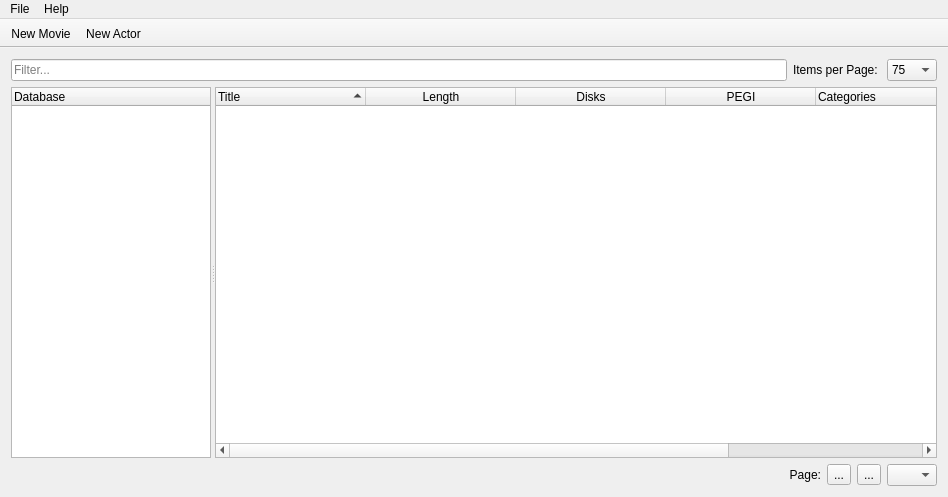
<?xml version="1.0" encoding="UTF-8"?>
<ui version="4.0">
 <class>MainWindow</class>
 <widget class="QMainWindow" name="MainWindow">
  <property name="geometry">
   <rect>
    <x>0</x>
    <y>0</y>
    <width>948</width>
    <height>497</height>
   </rect>
  </property>
  <property name="windowTitle">
   <string>PyDVDOrganizer</string>
  </property>
  <property name="windowIcon">
   <iconset resource="res/resources.qrc">
    <normaloff>:/icons/logo.png</normaloff>:/icons/logo.png</iconset>
  </property>
  <property name="locale">
   <locale language="English" country="UnitedStates"/>
  </property>
  <widget class="QWidget" name="mainWidget">
   <layout class="QVBoxLayout" name="verticalLayout" stretch="0,1,0">
    <item>
     <layout class="QHBoxLayout" name="lytFilterPerPage">
      <property name="sizeConstraint">
       <enum>QLayout::SetMinimumSize</enum>
      </property>
      <item>
       <widget class="QLineEdit" name="ledFilter">
        <property name="acceptDrops">
         <bool>false</bool>
        </property>
        <property name="toolTip">
         <string>Enter anything to filter the results...</string>
        </property>
        <property name="frame">
         <bool>true</bool>
        </property>
        <property name="placeholderText">
         <string>Filter...</string>
        </property>
       </widget>
      </item>
      <item>
       <widget class="QLabel" name="lblPerPage">
        <property name="sizePolicy">
         <sizepolicy hsizetype="Minimum" vsizetype="Minimum">
          <horstretch>0</horstretch>
          <verstretch>0</verstretch>
         </sizepolicy>
        </property>
        <property name="text">
         <string>Items per Page: </string>
        </property>
        <property name="alignment">
         <set>Qt::AlignRight|Qt::AlignTrailing|Qt::AlignVCenter</set>
        </property>
       </widget>
      </item>
      <item>
       <widget class="QComboBox" name="cbxPerPage">
        <property name="maximumSize">
         <size>
          <width>50</width>
          <height>16777215</height>
         </size>
        </property>
        <property name="currentIndex">
         <number>3</number>
        </property>
        <item>
         <property name="text">
          <string>All</string>
         </property>
        </item>
        <item>
         <property name="text">
          <string notr="true">25</string>
         </property>
        </item>
        <item>
         <property name="text">
          <string notr="true">50</string>
         </property>
        </item>
        <item>
         <property name="text">
          <string notr="true">75</string>
         </property>
        </item>
        <item>
         <property name="text">
          <string notr="true">100</string>
         </property>
        </item>
        <item>
         <property name="text">
          <string notr="true">150</string>
         </property>
        </item>
        <item>
         <property name="text">
          <string notr="true">200</string>
         </property>
        </item>
        <item>
         <property name="text">
          <string notr="true">300</string>
         </property>
        </item>
        <item>
         <property name="text">
          <string notr="true">500</string>
         </property>
        </item>
       </widget>
      </item>
     </layout>
    </item>
    <item>
     <widget class="QSplitter" name="splitter">
      <property name="orientation">
       <enum>Qt::Horizontal</enum>
      </property>
      <widget class="QTreeWidget" name="trwDatabase">
       <property name="maximumSize">
        <size>
         <width>200</width>
         <height>16777215</height>
        </size>
       </property>
       <property name="horizontalScrollBarPolicy">
        <enum>Qt::ScrollBarAlwaysOff</enum>
       </property>
       <property name="editTriggers">
        <set>QAbstractItemView::NoEditTriggers</set>
       </property>
       <property name="alternatingRowColors">
        <bool>true</bool>
       </property>
       <property name="indentation">
        <number>8</number>
       </property>
       <property name="uniformRowHeights">
        <bool>true</bool>
       </property>
       <property name="headerHidden">
        <bool>false</bool>
       </property>
       <column>
        <property name="text">
         <string>Database</string>
        </property>
       </column>
      </widget>
      <widget class="QTreeWidget" name="trwMovieList">
       <property name="sizePolicy">
        <sizepolicy hsizetype="Minimum" vsizetype="Minimum">
         <horstretch>0</horstretch>
         <verstretch>0</verstretch>
        </sizepolicy>
       </property>
       <property name="showDropIndicator" stdset="0">
        <bool>false</bool>
       </property>
       <property name="alternatingRowColors">
        <bool>true</bool>
       </property>
       <property name="indentation">
        <number>5</number>
       </property>
       <property name="uniformRowHeights">
        <bool>true</bool>
       </property>
       <property name="itemsExpandable">
        <bool>false</bool>
       </property>
       <property name="sortingEnabled">
        <bool>true</bool>
       </property>
       <property name="headerHidden">
        <bool>false</bool>
       </property>
       <property name="columnCount">
        <number>7</number>
       </property>
       <attribute name="headerDefaultSectionSize">
        <number>150</number>
       </attribute>
       <attribute name="headerHighlightSections">
        <bool>false</bool>
       </attribute>
       <attribute name="headerShowSortIndicator" stdset="0">
        <bool>true</bool>
       </attribute>
       <attribute name="headerStretchLastSection">
        <bool>false</bool>
       </attribute>
       <column>
        <property name="text">
         <string>Title</string>
        </property>
       </column>
       <column>
        <property name="text">
         <string>Length</string>
        </property>
        <property name="textAlignment">
         <set>AlignCenter</set>
        </property>
       </column>
       <column>
        <property name="text">
         <string>Disks</string>
        </property>
        <property name="textAlignment">
         <set>AlignCenter</set>
        </property>
       </column>
       <column>
        <property name="text">
         <string>PEGI</string>
        </property>
        <property name="textAlignment">
         <set>AlignCenter</set>
        </property>
       </column>
       <column>
        <property name="text">
         <string>Categories</string>
        </property>
       </column>
       <column>
        <property name="text">
         <string>Cast</string>
        </property>
       </column>
       <column>
        <property name="text">
         <string>Price</string>
        </property>
        <property name="textAlignment">
         <set>AlignCenter</set>
        </property>
       </column>
      </widget>
     </widget>
    </item>
    <item>
     <layout class="QHBoxLayout" name="lytPages">
      <item>
       <widget class="QLabel" name="lblPage">
        <property name="text">
         <string>Page:</string>
        </property>
        <property name="alignment">
         <set>Qt::AlignRight|Qt::AlignTrailing|Qt::AlignVCenter</set>
        </property>
       </widget>
      </item>
      <item>
       <widget class="QToolButton" name="btnPageBack">
        <property name="text">
         <string>...</string>
        </property>
        <property name="icon">
         <iconset resource="res/resources.qrc">
          <normaloff>:/icons/arrow_left.png</normaloff>:/icons/arrow_left.png</iconset>
        </property>
       </widget>
      </item>
      <item>
       <widget class="QToolButton" name="btnPageForth">
        <property name="text">
         <string>...</string>
        </property>
        <property name="icon">
         <iconset resource="res/resources.qrc">
          <normaloff>:/icons/arrow_right.png</normaloff>:/icons/arrow_right.png</iconset>
        </property>
       </widget>
      </item>
      <item>
       <widget class="QComboBox" name="cbxPageSelector">
        <property name="sizePolicy">
         <sizepolicy hsizetype="Fixed" vsizetype="Fixed">
          <horstretch>0</horstretch>
          <verstretch>0</verstretch>
         </sizepolicy>
        </property>
        <property name="maximumSize">
         <size>
          <width>50</width>
          <height>16777215</height>
         </size>
        </property>
        <property name="styleSheet">
         <string notr="true">text-align:center;</string>
        </property>
        <property name="sizeAdjustPolicy">
         <enum>QComboBox::AdjustToContents</enum>
        </property>
       </widget>
      </item>
     </layout>
    </item>
   </layout>
  </widget>
  <widget class="QMenuBar" name="menuBar">
   <property name="geometry">
    <rect>
     <x>0</x>
     <y>0</y>
     <width>948</width>
     <height>21</height>
    </rect>
   </property>
   <widget class="QMenu" name="menuFile">
    <property name="locale">
     <locale language="English" country="UnitedStates"/>
    </property>
    <property name="title">
     <string>File</string>
    </property>
    <addaction name="separator"/>
    <addaction name="actionClose"/>
   </widget>
   <widget class="QMenu" name="menuHelp">
    <property name="title">
     <string>Help</string>
    </property>
    <addaction name="actionAbout_Qt"/>
    <addaction name="actionAbout"/>
   </widget>
   <addaction name="menuFile"/>
   <addaction name="menuHelp"/>
  </widget>
  <widget class="QToolBar" name="toolBar">
   <property name="windowTitle">
    <string>toolBar</string>
   </property>
   <property name="movable">
    <bool>false</bool>
   </property>
   <property name="toolButtonStyle">
    <enum>Qt::ToolButtonIconOnly</enum>
   </property>
   <property name="floatable">
    <bool>false</bool>
   </property>
   <attribute name="toolBarArea">
    <enum>TopToolBarArea</enum>
   </attribute>
   <attribute name="toolBarBreak">
    <bool>false</bool>
   </attribute>
   <addaction name="actionNewMovie"/>
   <addaction name="actionNewActor"/>
  </widget>
  <action name="actionNewMovie">
   <property name="icon">
    <iconset resource="res/resources.qrc">
     <normaloff>:/icons/film_add.png</normaloff>:/icons/film_add.png</iconset>
   </property>
   <property name="text">
    <string>New Movie</string>
   </property>
   <property name="toolTip">
    <string>Create a New Movie Object</string>
   </property>
   <property name="visible">
    <bool>true</bool>
   </property>
   <property name="iconVisibleInMenu">
    <bool>true</bool>
   </property>
  </action>
  <action name="actionClose">
   <property name="text">
    <string>Close</string>
   </property>
  </action>
  <action name="actionAbout_Qt">
   <property name="text">
    <string>About Qt</string>
   </property>
  </action>
  <action name="actionAbout">
   <property name="text">
    <string>About</string>
   </property>
  </action>
  <action name="actionNewActor">
   <property name="icon">
    <iconset resource="res/resources.qrc">
     <normaloff>:/icons/user_add.png</normaloff>:/icons/user_add.png</iconset>
   </property>
   <property name="text">
    <string>New Actor</string>
   </property>
  </action>
 </widget>
 <layoutdefault spacing="6" margin="11"/>
 <resources>
  <include location="res/resources.qrc"/>
 </resources>
 <connections/>
</ui>
